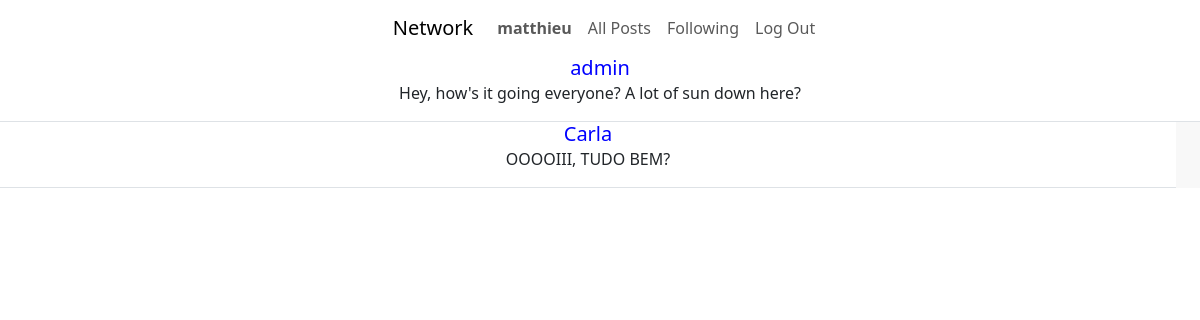
The page /following (signed in) on the database its author committed.
### network/models.py (models this page shows, shortened)
class User(AbstractUser):
    follows = models.ManyToManyField('self', symmetrical=False, related_name='follower', blank=True)
    photo_url = models.URLField(default="https://cdn.pixabay.com/photo/2015/10/05/22/37/blank-profile-picture-973460_960_720.png")
    def __str__(self):
        return self.username

class Post(models.Model):
    content = models.TextField(max_length= 500)
    creation_date = models.DateField(default=timezone.now().date())
    creation_time = models.TimeField(default=timezone.now().time())
    user = models.ForeignKey(User, on_delete=models.CASCADE, related_name="posts")

### network/views.py (the view)
# urls.py: path("following", views.following, name="following"),
@login_required
def following(request):
    current_user = request.user
    follows_list = current_user.follows.all()
    return render(request, "network/following.html", {
        "follows_list":follows_list,
    })

### network/templates/network/following.html
{% extends "network/layout.html" %}
{% block body %}
    <div class="container-fluid text-center">
            {% for user in follows_list %}
            <div class="row">
                <div class="post-div col-12 border-bottom">
                    <a href="{{user}}" class="user-profile-link custom-link"><h5>{{user}}</h5></a>
                    {% for post in user.posts.all %}
                    <p>{{post.content}}</p>
                </div>
                {% endfor %}
            {% endfor %}
        </div>
    </div>
{% endblock %}

### network/templates/network/layout.html (shortened to what this page needs)
{% load static %}
<!DOCTYPE html>
<html lang="en">
    <head>
        <link href="{% static 'network/node_modules/bootstrap/dist/css/bootstrap.min.css' %}" rel="stylesheet">
        <link href="https://cdn.jsdelivr.net/npm/bootstrap-icons/font/bootstrap-icons.css" rel="stylesheet">
        <link href="{% static 'network/styles.css' %}" rel="stylesheet">
    </head>
    <body>
        <nav class="navbar navbar-expand-lg justify-content-center">
            <a class="navbar-brand ms-3 " href="#">Network</a>
                <ul class="navbar-nav mr-auto">
                {% if user.is_authenticated %}
                    <li class="nav-item">
                        <a class="nav-link" href="{{user.username}}"><strong>{{ user.username }}</strong></a>
                    </li>
                {% endif %}
                <li class="nav-item">
                    <a class="nav-link" href="{% url 'index' %}">All Posts</a>
                </li>
                {% if user.is_authenticated %}
                    <li class="nav-item">
                        <a class="nav-link" href="{% url 'following' %}">Following</a>
                    </li>
                    <li class="nav-item">
                        <a class="nav-link" href="{% url 'logout' %}">Log Out</a>
                    </li>
                {% endif %}
                </ul>
            </nav>
        <div class="body">
            {% block body %}
            {% endblock %}
        </div>
    </body>
</html>

### network/static/network/styles.css (style rules this page uses)
a.custom-link { text-decoration: none; color: blue; }
h5 { display: inline; }
div.post-div { background-color: white; }
div.container-fluid { background-color: rgb(248, 248, 248); }

### rows shown on the page
User: username "matthieu"
User: username "admin"
Post: content "Hey, how's it going everyone? A lot of sun down here?"
User: username "Carla"
Post: content "OOOOIII, TUDO BEM?"
